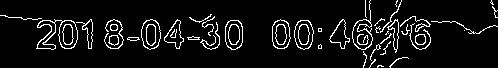
#> input picture edge_detect.png, 498 x 68 px
$ python -i text_recongnize.py   (imports and definitions only)
#> lines starting #> are read from the running program, lines starting #| are printed output that depends on the picture
#> further down, picture is the input picture: shape (68, 498, 3); 7.4% white in thin lines or dots
#coding=utf-8
from PIL import Image
import pytesseract
import cv2 as cv
import sys
import os
from matplotlib import pyplot as plt

#图像膨胀，用于消除物体内的亮点
# [10 lines left out: function dilation, not called in this run]

#search pixels that aroud specific location pixel is there white or black pixel
#loc: pixel location spacificed for compare
#img:
#k: kernel size
is_white = lambda pixel: pixel[0]>220 and pixel[1]>220 and pixel[2]>220
is_black = lambda pixel: pixel[0]<=20 and pixel[1]<=20 and pixel[2]<=20
# [33 lines left out: functions pixel_nearby_traverse_CV, text_edge_extract_opt_CV, not called in this run]
#use canny edge detection
def text_edge_detect(img, save_dir=None):
    #高斯模糊,降低噪声
    blurred = cv.GaussianBlur(img,(3,3),0)
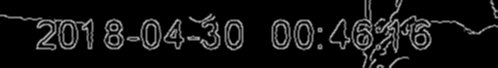
#> blurred: shape (68, 498, 3); min 0, max 191, mean 18.8

    cv.imshow("Image after GaussianBlurred", blurred)

    #灰度图像
    gray=cv.cvtColor(blurred,cv.COLOR_BGR2GRAY)
    #图像梯度
    xgrad=cv.Sobel(gray,cv.CV_16SC1,1,0)
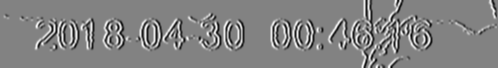
#> xgrad: shape (68, 498) int16; min -636, max 604, mean 0.1; drawn with min black and max white
    ygrad=cv.Sobel(gray,cv.CV_16SC1,0,1)
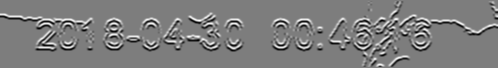
#> ygrad: shape (68, 498) int16; min -589, max 604, mean 0.1; drawn with min black and max white
    #计算边缘
    #50和150参数必须符合1：3或者1：2
    edge_detect=cv.Canny(xgrad,ygrad,70,160)
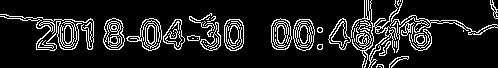
#> edge_detect: shape (68, 498); 12.7% white in thin lines or dots

    plt.imshow(edge_detect, cmap=plt.gray())
    plt.title('Image edge detect')
    plt.show()
    if save_dir:
        cv.imwrite(os.path.join(save_dir,"edge_detect.png"), edge_detect)

    return edge_detect

# [71 lines left out: functions text_edge_detect_1, text_edge_detect_2, noise_filter, text_recongnize, print_pixels_value, main, not called in this run]

   # [8 lines of commented-out code are left out]

# [2 lines not run here, left out]

>>> import cv2
>>> picture = cv2.imread('edge_detect.png')
>>> result = text_edge_detect(picture)
